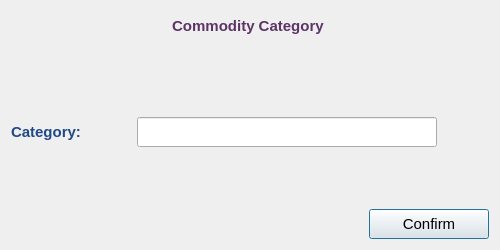
<?xml version="1.0" encoding="UTF-8"?>
<ui version="4.0">
 <class>Commodity::Cat::AddEdit</class>
 <widget class="QDialog" name="Commodity::Cat::AddEdit">
  <property name="geometry">
   <rect>
    <x>0</x>
    <y>0</y>
    <width>500</width>
    <height>250</height>
   </rect>
  </property>
  <property name="minimumSize">
   <size>
    <width>500</width>
    <height>250</height>
   </size>
  </property>
  <property name="maximumSize">
   <size>
    <width>500</width>
    <height>250</height>
   </size>
  </property>
  <property name="windowTitle">
   <string>Commodity</string>
  </property>
  <property name="windowIcon">
   <iconset resource="../../../../../image.qrc">
    <normaloff>:/Image/comm1.png</normaloff>:/Image/comm1.png</iconset>
  </property>
  <layout class="QVBoxLayout" name="verticalLayout">
   <item>
    <layout class="QHBoxLayout" name="horizontalLayout">
     <item>
      <spacer name="horizontalSpacer_3">
       <property name="orientation">
        <enum>Qt::Horizontal</enum>
       </property>
       <property name="sizeHint" stdset="0">
        <size>
         <width>40</width>
         <height>20</height>
        </size>
       </property>
      </spacer>
     </item>
     <item>
      <widget class="QLabel" name="label">
       <property name="minimumSize">
        <size>
         <width>300</width>
         <height>30</height>
        </size>
       </property>
       <property name="maximumSize">
        <size>
         <width>300</width>
         <height>30</height>
        </size>
       </property>
       <property name="font">
        <font>
         <family>Tahoma</family>
         <pointsize>11</pointsize>
         <weight>75</weight>
         <bold>true</bold>
        </font>
       </property>
       <property name="styleSheet">
        <string notr="true">color: rgb(92, 53, 102);</string>
       </property>
       <property name="text">
        <string>Commodity Category </string>
       </property>
       <property name="alignment">
        <set>Qt::AlignCenter</set>
       </property>
      </widget>
     </item>
     <item>
      <spacer name="horizontalSpacer_4">
       <property name="orientation">
        <enum>Qt::Horizontal</enum>
       </property>
       <property name="sizeHint" stdset="0">
        <size>
         <width>40</width>
         <height>20</height>
        </size>
       </property>
      </spacer>
     </item>
    </layout>
   </item>
   <item>
    <layout class="QHBoxLayout" name="horizontalLayout_2">
     <item>
      <spacer name="horizontalSpacer">
       <property name="orientation">
        <enum>Qt::Horizontal</enum>
       </property>
       <property name="sizeHint" stdset="0">
        <size>
         <width>40</width>
         <height>20</height>
        </size>
       </property>
      </spacer>
     </item>
     <item>
      <widget class="QLabel" name="label_2">
       <property name="minimumSize">
        <size>
         <width>64</width>
         <height>64</height>
        </size>
       </property>
       <property name="maximumSize">
        <size>
         <width>64</width>
         <height>64</height>
        </size>
       </property>
       <property name="text">
        <string/>
       </property>
       <property name="pixmap">
        <pixmap resource="../../../../../image.qrc">:/Image/comm2.png</pixmap>
       </property>
      </widget>
     </item>
     <item>
      <spacer name="horizontalSpacer_2">
       <property name="orientation">
        <enum>Qt::Horizontal</enum>
       </property>
       <property name="sizeHint" stdset="0">
        <size>
         <width>40</width>
         <height>20</height>
        </size>
       </property>
      </spacer>
     </item>
    </layout>
   </item>
   <item>
    <layout class="QHBoxLayout" name="horizontalLayout_3">
     <item>
      <widget class="QLabel" name="label_3">
       <property name="minimumSize">
        <size>
         <width>120</width>
         <height>30</height>
        </size>
       </property>
       <property name="maximumSize">
        <size>
         <width>120</width>
         <height>30</height>
        </size>
       </property>
       <property name="font">
        <font>
         <family>Tahoma</family>
         <pointsize>11</pointsize>
         <weight>75</weight>
         <bold>true</bold>
        </font>
       </property>
       <property name="styleSheet">
        <string notr="true">color: rgb(32, 74, 135);</string>
       </property>
       <property name="text">
        <string>Category:</string>
       </property>
      </widget>
     </item>
     <item>
      <widget class="QLineEdit" name="catLE">
       <property name="minimumSize">
        <size>
         <width>300</width>
         <height>30</height>
        </size>
       </property>
       <property name="maximumSize">
        <size>
         <width>300</width>
         <height>30</height>
        </size>
       </property>
       <property name="font">
        <font>
         <family>Tahoma</family>
         <pointsize>11</pointsize>
        </font>
       </property>
      </widget>
     </item>
     <item>
      <spacer name="horizontalSpacer_6">
       <property name="orientation">
        <enum>Qt::Horizontal</enum>
       </property>
       <property name="sizeHint" stdset="0">
        <size>
         <width>40</width>
         <height>20</height>
        </size>
       </property>
      </spacer>
     </item>
    </layout>
   </item>
   <item>
    <spacer name="verticalSpacer">
     <property name="orientation">
      <enum>Qt::Vertical</enum>
     </property>
     <property name="sizeHint" stdset="0">
      <size>
       <width>20</width>
       <height>48</height>
      </size>
     </property>
    </spacer>
   </item>
   <item>
    <layout class="QHBoxLayout" name="horizontalLayout_4">
     <item>
      <spacer name="horizontalSpacer_7">
       <property name="orientation">
        <enum>Qt::Horizontal</enum>
       </property>
       <property name="sizeHint" stdset="0">
        <size>
         <width>40</width>
         <height>20</height>
        </size>
       </property>
      </spacer>
     </item>
     <item>
      <widget class="QPushButton" name="okBtn">
       <property name="minimumSize">
        <size>
         <width>120</width>
         <height>30</height>
        </size>
       </property>
       <property name="maximumSize">
        <size>
         <width>16777215</width>
         <height>30</height>
        </size>
       </property>
       <property name="font">
        <font>
         <family>Tahoma</family>
         <pointsize>11</pointsize>
         <weight>50</weight>
         <bold>false</bold>
        </font>
       </property>
       <property name="text">
        <string>Confirm</string>
       </property>
      </widget>
     </item>
    </layout>
   </item>
  </layout>
 </widget>
 <resources>
  <include location="../../../../../image.qrc"/>
 </resources>
 <connections/>
</ui>
